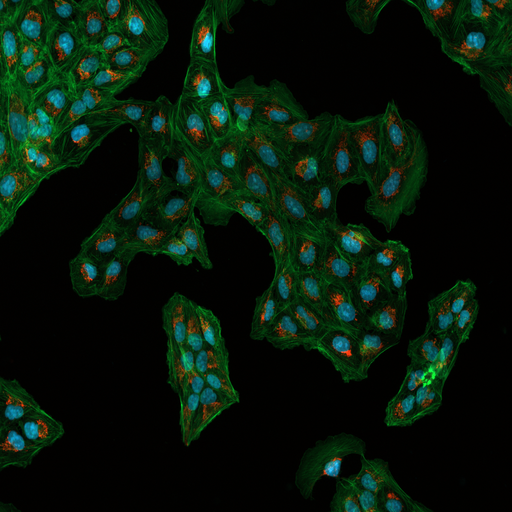
#> input picture images/default_image4.png, 512 x 512 px, found by its file name
$ python WatershedImage4.py
#> lines starting #> are read from the running program, lines starting #| are printed output that depends on the picture; after the words box and inside, x2 and y2 are one past the last pixel; in counts of white or black regions, pixels touching at a corner belong together
import cv2
import numpy as np
from matplotlib import pyplot as plt
from path_names import PathNamesSegmentation as pns


OUTPUT_FOLDER_MASK = pns.SEGMENTED + "watershed\\mask\\image4"
OUTPUT_FOLDER_SEGMENTED = pns.SEGMENTED + "watershed\\segmented\\image4"

def do_Watershed(path_name,output_path):
#> called with output_path = '\\default_image4.png'
    image_color = cv2.imread(path_name)
#> image_color is the input picture: shape (512, 512, 3); mean B, G, R 11, 23.9, 7
    gray = image_color[:, :, 0]

    ret1, thresh = cv2.threshold(gray, 0, 255, cv2.THRESH_BINARY + cv2.THRESH_OTSU)
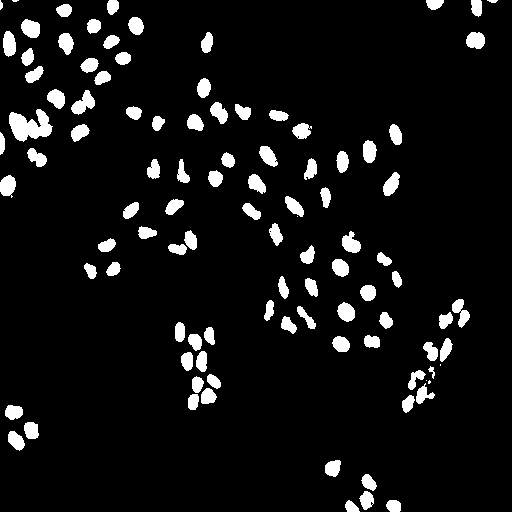
#> thresh: shape (512, 512); 7.1% white; 102 white regions (5 under 20 px), largest, box (x1, y1, x2, y2) and area: (9, 109, 53, 142) 878, (71, 90, 95, 115) 318, (21, 19, 40, 38) 278
#> ret1 = 50
    kernel1 = np.ones((1, 1), np.uint8)
    kernel2 = np.ones((2, 2), np.uint8)

    opening = cv2.morphologyEx(thresh, cv2.MORPH_OPEN, kernel1, iterations=2)
    closing = cv2.morphologyEx(opening, cv2.MORPH_CLOSE, kernel2, iterations=1)
#> closing: shape (512, 512); 7.2% white; 98 white regions (4 under 20 px), largest, box (x1, y1, x2, y2) and area: (10, 110, 54, 143) 881, (403, 384, 436, 414) 348, (169, 231, 198, 256) 347

    sure_background = cv2.dilate(closing, kernel2, iterations=3)
#> sure_background: shape (512, 512); 11.2% white; 80 white regions, largest, box (x1, y1, x2, y2) and area: (176, 323, 225, 414) 2346, (10, 110, 57, 146) 1192, (403, 367, 439, 417) 1030
    dist_transform = cv2.distanceTransform(closing, cv2.DIST_L2, 5)

    ret, sure_forground = cv2.threshold(dist_transform, 0.3 * dist_transform.max(), 255, 0)
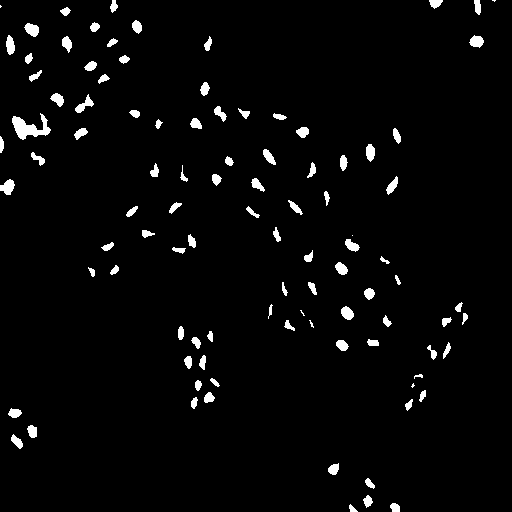
#> sure_forground: shape (512, 512) float32; 2.9% white; 100 white regions (6 under 20 px), largest, box (x1, y1, x2, y2) and area: (12, 113, 51, 140) 491, (0, 179, 15, 195) 155, (24, 23, 39, 37) 143
#> ret = 2.82
    sure_forground = np.uint8(sure_forground)

    unknown_area = cv2.subtract(sure_background, sure_forground)
#> unknown_area: shape (512, 512); 8.3% white; 80 white regions, largest, box (x1, y1, x2, y2) and area: (176, 323, 225, 414) 1769, (403, 367, 439, 417) 892, (10, 110, 57, 146) 701
    ret, markers = cv2.connectedComponents(sure_forground)
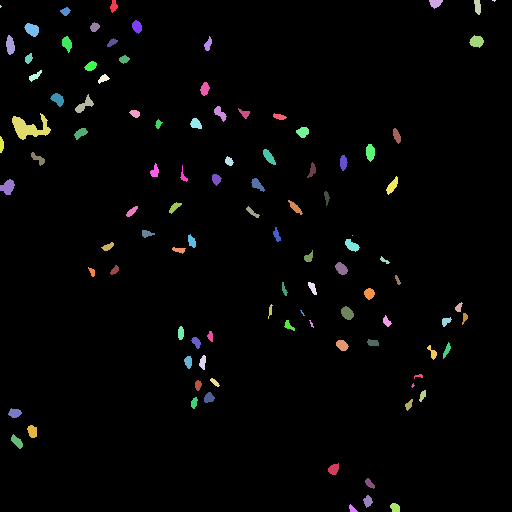
#> markers: shape (512, 512) int32; 101 distinct labels, from 0 to 100; one colour per label, 0 black
#> ret = 101
    markers = markers + 1
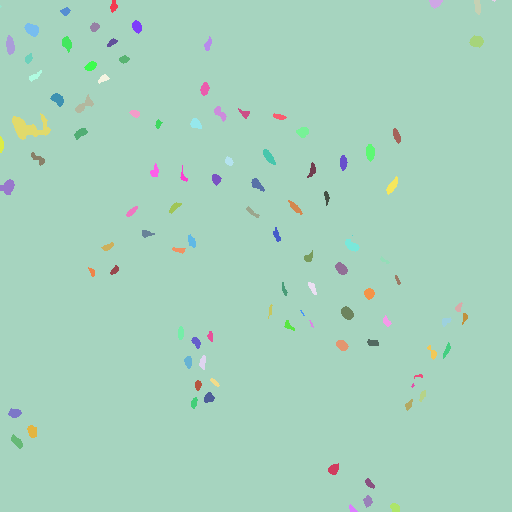
#> markers: shape (512, 512) int32; 101 distinct labels, from 1 to 101; one colour per label, 0 black
    markers[unknown_area == 255] = 0

    markers = cv2.watershed(image_color, markers)
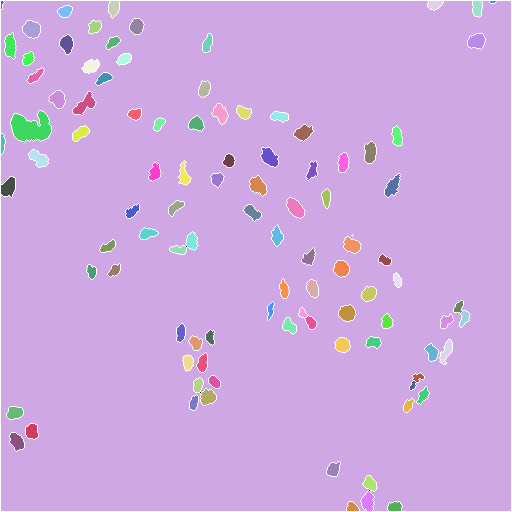
#> markers: shape (512, 512) int32; 103 distinct labels, from -1 to 101; one colour per label, 0 black, -1 white
    image_color[markers == -1] = [255, 0, 0]
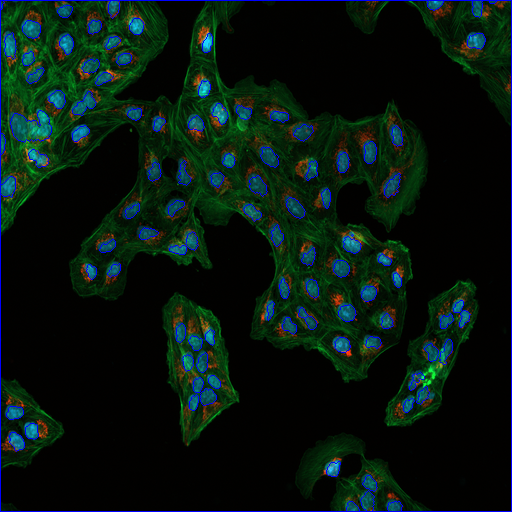
#> image_color: shape (512, 512, 3); 2.38% of pixels changed, all inside (x1, y1, x2, y2) = (0, 0, 512, 512)
    list = np.unique(markers)
#> list = 103 values from -1 to 101
    mask = np.zeros((image_color.shape[0], image_color.shape[1], 3), dtype=np.uint8)

    mask[markers == 1] = [255, 255, 255]
    mask[markers == list[0]] = [255, 255, 255]
    mask = cv2.bitwise_not(mask)
    plt.imshow(mask)
    image_color = cv2.cvtColor(image_color , cv2.COLOR_BGR2RGB)
    segmented = cv2.bitwise_and(image_color, mask)

    plt.imsave(OUTPUT_FOLDER_SEGMENTED + output_path, segmented)
    plt.imsave(OUTPUT_FOLDER_MASK + output_path, mask)
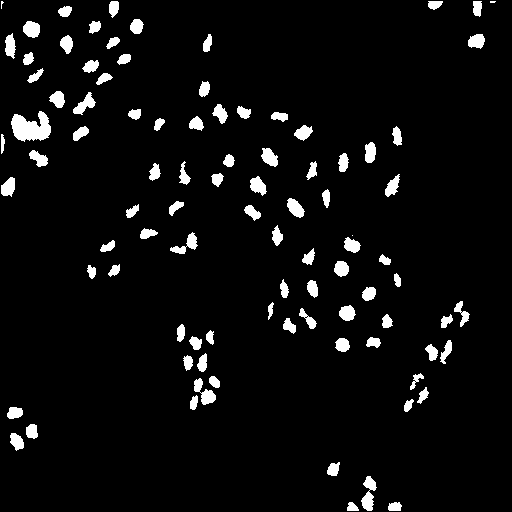
#> saved as default_image4.png: shape (512, 512, 3); 5.1% white; 94 white regions (3 under 20 px), largest, box (x1, y1, x2, y2) and area: (11, 111, 51, 142) 818, (361, 476, 377, 511) 304, (194, 378, 216, 405) 275


do_Watershed(pns.DEFAULT_IMAGE,"\\default_image4.png")

do_Watershed(pns.GAUSSIAN_LOW, "\\gaussian\\gaussian_low_watershed.png")
#> (the run stopped early here; a loop or call above may not have finished)

$ run again, with images/default_image2.png copied over images/default_image4.png
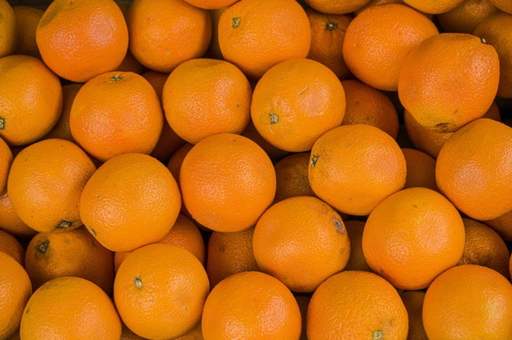
#> input picture images/default_image2.png, 512 x 340 px, found by its file name
#> in do_Watershed, image_color is the input picture: shape (340, 512, 3); mean B, G, R 12.4, 104, 195.7
#> in do_Watershed, `ret1, thresh = cv2.threshold(gray, 0, 255, cv2.THRESH_BINARY + cv2.THR..`:
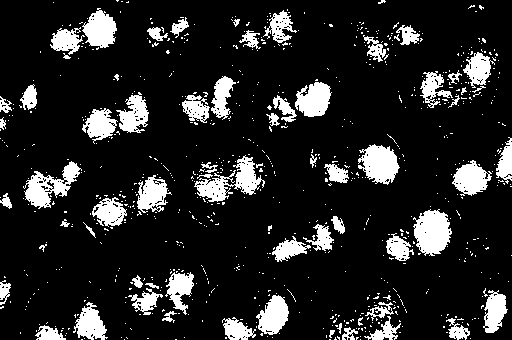
#> thresh: shape (340, 512); 14.5% white; 779 white regions (714 under 20 px), largest, box (x1, y1, x2, y2) and area: (413, 209, 452, 256) 1288, (194, 155, 265, 202) 1281, (23, 161, 82, 209) 1143
#> ret1 = 26
#> closing: shape (340, 512); 15.7% white; 578 white regions (516 under 20 px), largest, box (x1, y1, x2, y2) and area: (195, 156, 266, 206) 1612, (51, 9, 118, 60) 1555, (414, 210, 453, 257) 1343
#> sure_background: shape (340, 512); 27.6% white; 172 white regions (64 under 20 px), largest, box (x1, y1, x2, y2) and area: (421, 48, 503, 112) 3018, (192, 155, 271, 209) 2795, (91, 175, 176, 239) 2654
#> in do_Watershed, `ret, sure_forground = cv2.threshold(dist_transform, 0.3 * dist_transfo..`: ret = 5.1
#> unknown_area: shape (340, 512); 24% white; 172 white regions (64 under 20 px), largest, box (x1, y1, x2, y2) and area: (421, 48, 503, 112) 2727, (192, 155, 271, 209) 2456, (126, 270, 201, 327) 2283
#> in do_Watershed, `ret, markers = cv2.connectedComponents(sure_forground)`: ret = 45
#> list = 46 values from -1 to 45
#> in do_Watershed, `plt.imsave(OUTPUT_FOLDER_MASK + output_path, mask)`:
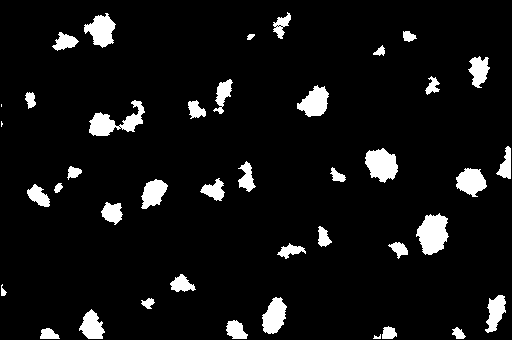
#> saved as default_image4.png: shape (340, 512, 3); 6.9% white; 41 white regions (2 under 20 px), largest, box (x1, y1, x2, y2) and area: (416, 213, 449, 255) 945, (89, 100, 145, 136) 841, (365, 148, 398, 183) 801

$ run again, with images/default_image3.png copied over images/default_image4.png
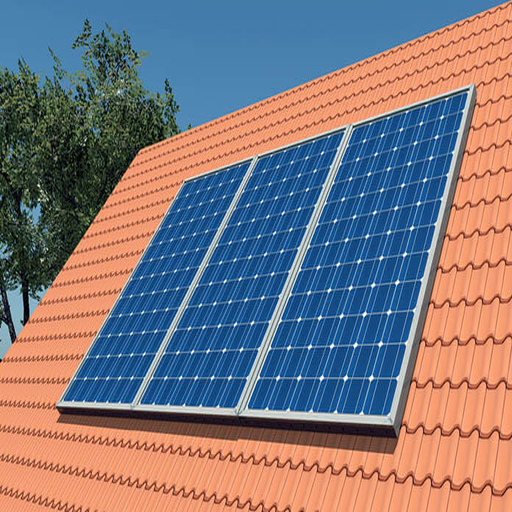
#> input picture images/default_image3.png, 512 x 512 px, found by its file name
#> in do_Watershed, image_color is the input picture: shape (512, 512, 3); mean B, G, R 123.4, 118.5, 127.5
#> thresh: shape (512, 512); 80.7% white; 903 black regions (858 under 20 px), largest, box (x1, y1, x2, y2) and area: (0, 35, 181, 345) 24532, (0, 91, 512, 470) 12804, (0, 424, 512, 512) 3002
#> ret1 = 96
#> closing: shape (512, 512); 82.6% white; 615 black regions (490 under 20 px), largest, box (x1, y1, x2, y2) and area: (0, 36, 182, 344) 23144, (54, 334, 512, 455) 9527, (304, 461, 512, 498) 1279
#> sure_background: shape (512, 512); 92% white; 139 black regions (128 under 20 px), largest, box (x1, y1, x2, y2) and area: (0, 81, 172, 323) 13317, (62, 411, 400, 455) 6724, (0, 79, 14, 107) 109
#> in do_Watershed, `ret, sure_forground = cv2.threshold(dist_transform, 0.3 * dist_transfo..`: ret = 39.86
#> unknown_area: shape (512, 512); 71.3% white; 142 black regions (128 under 20 px), largest, box (x1, y1, x2, y2) and area: (122, 149, 421, 386) 42621, (0, 81, 172, 323) 13317, (150, 0, 411, 82) 10658
#> in do_Watershed, `ret, markers = cv2.connectedComponents(sure_forground)`: ret = 4
#> list = [-1, 1, 2, 3, 4]
#> in do_Watershed, `plt.imsave(OUTPUT_FOLDER_MASK + output_path, mask)`:
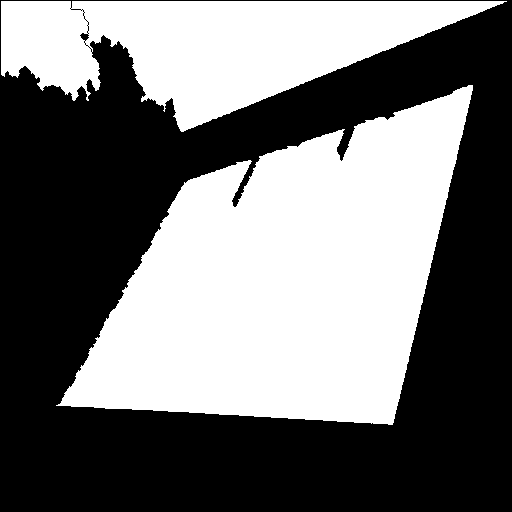
#> saved as default_image4.png: shape (512, 512, 3); 45.3% white; 2 white regions, box (x1, y1, x2, y2) and area: (56, 85, 473, 425) 83029, (1, 1, 507, 132) 35668
